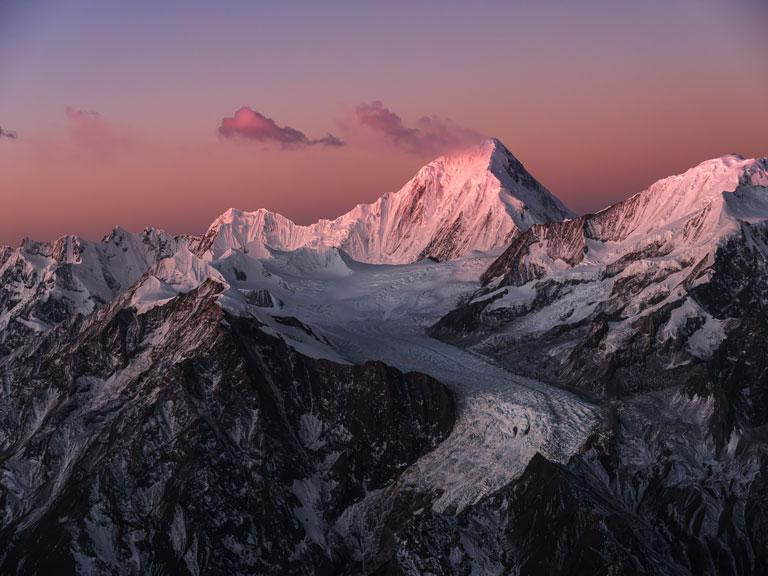
#> input picture Backend/dataset/img0.jpg, 768 x 576 px, given in place of search.jpg, which was not available
$ python -i CBIRWarna.py   (imports and definitions only)
#> lines starting #> are read from the running program, lines starting #| are printed output that depends on the picture; pictures that were not available may be replaced by others from this repository, and a replacement may not be noted
#> in compareWarna, img is the input picture: PIL image 768x576 RGB; mean R, G, B 96.9, 77, 87.4
from PIL import Image
import numpy as np
import time
import ast
import json

def RGBtoHSV(block):
    rgb = np.array(block)
    rgb = rgb.astype('float')
    hsv = np.zeros(rgb.shape, dtype='float') # Create array of zero

    Vmax = np.amax(rgb, axis=2) # Get Max value each pixel
    Vmin = np.amin(rgb, axis=2)
    Cmax = np.argmax(rgb, axis=2) # Get Index of max value (0 or 1 or 2)
    Cmin = np.argmin(rgb, axis=2)
    rgb[...,0] /= 255
    rgb[...,1] /= 255
    rgb[...,2] /= 255

    """Find H"""
    # Delta == 0
    hsv[Cmax == Cmin, 0] = np.zeros(hsv[Cmax == Cmin, 0].shape)
    # Cmax = R
    hsv[Cmax == 0, 0] = ((((rgb[..., 1] - rgb[..., 2]) / (Vmax - Vmin + np.spacing(1))) % 6) * 60)[Cmax == 0]
    # Cmax = G
    hsv[Cmax == 1, 0] = ((((rgb[..., 2] - rgb[..., 0]) / (Vmax - Vmin + np.spacing(1))) + 2) * 60)[Cmax == 1]
    # Cmax = B
    hsv[Cmax == 2, 0] = ((((rgb[..., 0] - rgb[..., 1]) / (Vmax - Vmin + np.spacing(1))) + 4) * 60)[Cmax == 2]

    """Find S"""
    # Vmax = 0
    hsv[Vmax == 0, 1] = np.zeros(hsv[Vmax == 0, 1].shape)
    # Vmax != 0
    hsv[Vmax != 0, 1] = ((Vmax - Vmin) / (Vmax + np.spacing(1)))[Vmax != 0]

    """Find V"""
    hsv[..., 2] = Vmax

    return(hsv)


def decompose_block(img):
    array = np.array(img)
    new_array = np.array_split(array,3)
#> new_array = 3 items
    new2_array = [np.array_split(part, 3, axis=1) for part in new_array]
#> new2_array = 3 items
    return new2_array

def hsv_to_histogram(block):
    h, s, v = np.split(block, 3, axis=2) # Menyimpan masing masing H,S,V ke suatu array.
    # Mengubah masing masing array menjadi histogram.
    histH, binsH = np.histogram(h, bins = [0, 25, 40, 120, 190, 270, 295, 315, 360])
    histS, binsS = np.histogram(s, bins = [0, 0.2, 0.7, 1])
    histV, binsV = np.histogram(v, bins = [0, 0.2, 0.7, 1])
    return [histH[7], histH[0], histH[1], histH[2], histH[3], histH[4], histH[5], histH[6], histS[0], histS[1], histS[2], histV[0], histV[1], histV[2]]


def colorSimiliarity(img, isUpload, filename):
    block = decompose_block(img)
#> block = 3 items
    hist = []
    for i in range(3):
        for j in range(3):
            block[i][j] = RGBtoHSV(block[i][j])
            hist.append(hsv_to_histogram(block[i][j]))
#> this loop made 3 passes
#> pass 1, in RGBtoHSV, `rgb = np.array(block)`:
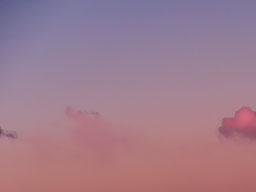
#> rgb: shape (192, 256, 3); mean of channels 0, 1, 2 159, 124, 141.3; drawn as R, G, B
#> pass 1, in RGBtoHSV, `Vmax = np.amax(rgb, axis=2)`:
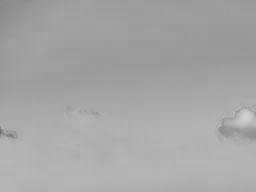
#> Vmax: shape (192, 256) float64; min 104, max 210, mean 165.8
#> pass 1, in RGBtoHSV, `Vmin = np.amin(rgb, axis=2)`:
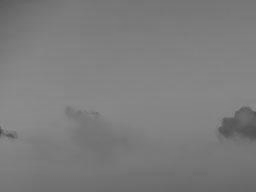
#> Vmin: shape (192, 256) float64; min 68, max 145, mean 123.8
#> after the loop, hist = 9 items
    if (isUpload):
        f = open('./cache.txt', 'a')
        f.writelines(f"{filename}|{hist}\n")
        f.close()
    else:
        return hist

def cosine_similarity(a, b):
    a = np.array(a)
    b = np.array(b)
    dot = np.dot(a, b)
    normA = np.linalg.norm(a)
    normB = np.linalg.norm(b)
    return dot / (normA * normB)

def compare_blocks(h1, h2):
    sim = 0
    for i in range(9):
        sim += cosine_similarity(h1[i], h2[i])

    return (sim / 9)*100

def parseTXT(Line):
    r = Line.rstrip().split("|")
    r[1] = ast.literal_eval(r[1])

    return r

def compareWarna(filename):
    start = time.time()
    img = Image.open(f"static/search.jpg")
    img = colorSimiliarity(img, False, filename)
#> img = 9 items
    ret = {}
#> (the run stopped early here; a loop or call above may not have finished)

$ run again, on Backend/dataset/img2.jpg
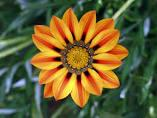
#> input picture Backend/dataset/img2.jpg, 157 x 118 px, given in place of search.jpg, which was not available
#> in compareWarna, img is the input picture: PIL image 157x118 RGB; mean R, G, B 102.8, 95.1, 51.7
#> new_array = 3 items
#> the loop in colorSimiliarity, `for i in range(3):` made 3 passes
#> pass 1, in RGBtoHSV, `Vmax = np.amax(rgb, axis=2)`:
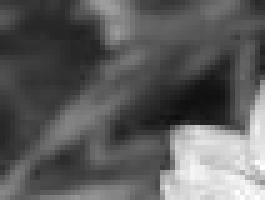
#> Vmax: shape (40, 53) float64 (shown 5 times larger); min 14, max 255, mean 93.4
#> pass 1, in RGBtoHSV, `Vmin = np.amin(rgb, axis=2)`:
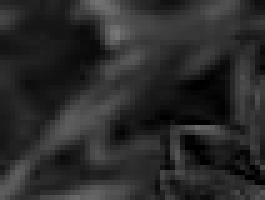
#> Vmin: shape (40, 53) float64 (shown 5 times larger); min 0, max 119, mean 42.4
#> after the loop in colorSimiliarity, `for i in range(3):`: hist = 9 items
